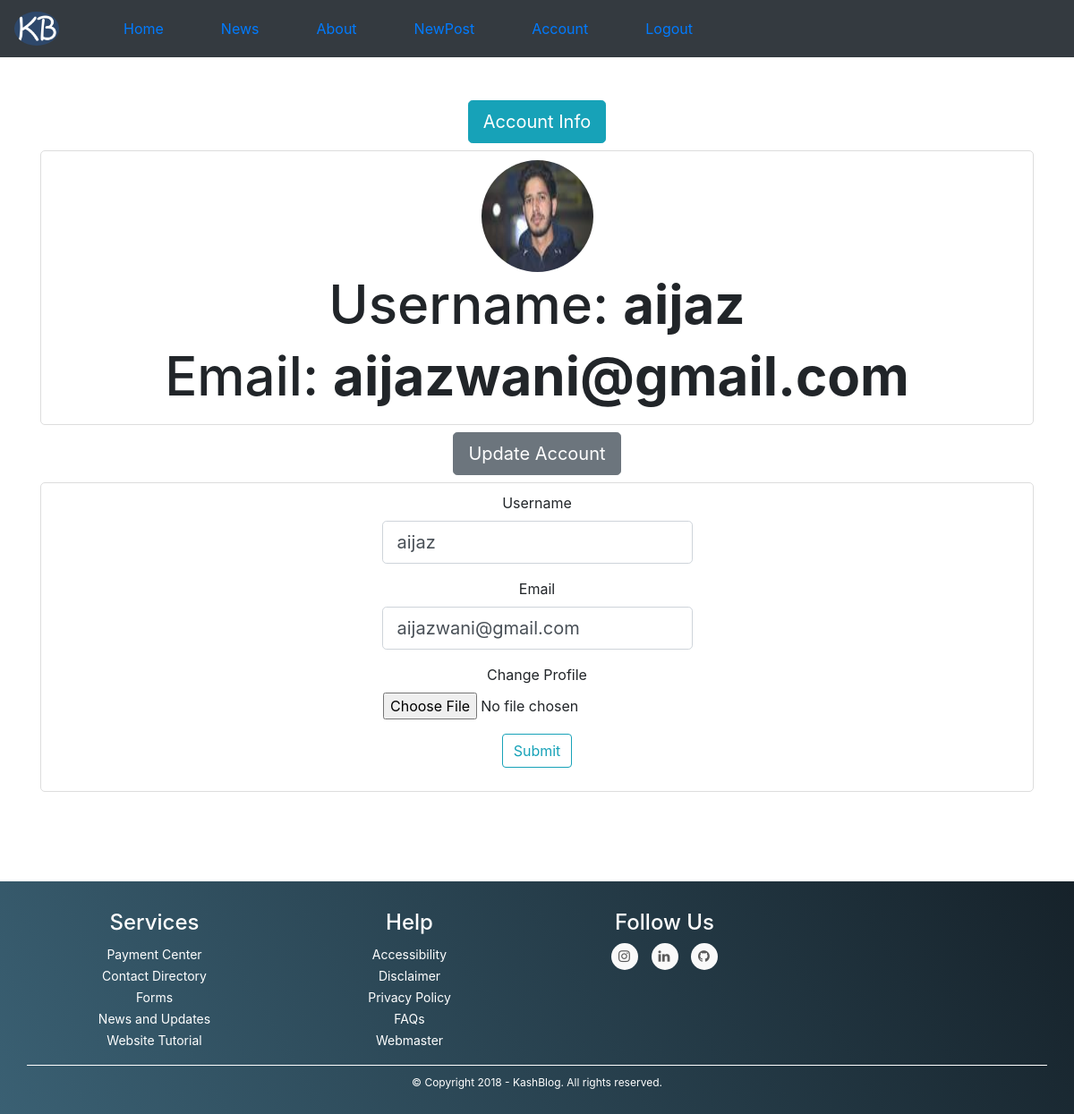
The page /account (signed in) on the database its author committed.
### Main/models.py (models this page shows, shortened)
class User(db.Model,UserMixin):
	id = db.Column(db.Integer,primary_key=True)
	username = db.Column(db.String(20),unique=True, nullable= False)
	email = db.Column(db.String(120),unique=True,nullable=False)
	image_file = db.Column(db.String(20),nullable=False,default= 'default.jpg')
	password = db.Column(db.String(30),nullable=False)
	posts = db.relationship('Post',backref='author',lazy=True)
	liked = db.relationship('PostLike',foreign_keys='PostLike.user_id',backref='user',lazy='dynamic')
	disliked = db.relationship('PostDisLike',foreign_keys='PostDisLike.user_id', backref='user', lazy='dynamic')

### Main/users/routes.py (the view)
@users.route('/account',methods=['GET','POST'])
@login_required
def account():
	form = UpdateAccountForm()
	if form.validate_on_submit():
		if form.picture.data:
			picture_file = SavePicture(form.picture.data)
			current_user.image_file = picture_file
		current_user.username = form.username.data
		current_user.email = form.email.data
		db.session.commit()
		flash(f"Your Account Has Been Updated",'success')
		return redirect(url_for('users.account'))
	elif request.method == 'GET':
		form.username.data = current_user.username
		form.email.data = current_user.email
	image_file = url_for('static',filename='Profile-pics/'+current_user.image_file)
	return render_template('account.html',image_file=image_file,form=form)

### Main/users/forms.py (shortened to what this page needs)
class UpdateAccountForm(FlaskForm):
	username = StringField('Username',validators=[DataRequired(),Length(min=2,max=20)])
	email = StringField('Email',validators=[DataRequired(),Email()])
	picture = FileField('Change Profile', validators=[FileAllowed(['jpg','png'])])
	submit = SubmitField('Submit')

### Main/models.py (called while the page is built)
@login_manager.user_loader
def load_user(user_id):
	return User.query.get(int(user_id))

### Main/templates/account.html (shortened to what this page needs)
{%extends "layout.html"%}
{%block content%}
	<div class="text-center">
		<button type="button" class=" btn btn-info btn-lg mb-2">Account Info</button>
	</div>
	<div class="container content-section">
		<img class="rounded-circle account-img" src="{{url_for('static',filename='Profile-pics/'+current_user.image_file)}}" alt="">
			<h3 style="font-size: 5vw">Username:
				<strong >{{current_user.username}}
				</strong>
			</h3>
			<h3 style="font-size: 5vw">Email:
				<strong >{{current_user.email}}</strong>
			</h3>
	</div>
	<div class="text-center mt-2">
		<button type="button" class=" btn btn-secondary btn-lg mb-2">Update Account</button>
	</div>
	<div class="content-section">
		<form method="POST" action="" enctype="multipart/form-data">
			<div class="form-group row justify-content-center  text-center">
				<div class="col-xs-6">
					{{form.username.label(class="form-control-label")}}
					{%if form.username.errors%}
						{{form.username(class="form-control form-control-lg is-invalid")}}
						<div class="invalid-feedback">
							{%for error in form.username.errors%}
								<span>{{error}}</span>
							{%endfor%}
						</div>
					{%else%}
						{{form.username(class="form-control form-control-lg")}}
					{%endif%}
				</div>
			</div>
			<div class="form-group row justify-content-center text-center">
				<div class="col-xs-6">
					{{form.email.label(class="form-control-label")}}
					{%if form.email.errors%}
						{{form.email(class="form-control form-control-lg is-invalid")}}
						<div class="invalid-feedback">
							{%for error in form.email.errors%}
								<span>{{error}}</span>
							{%endfor%}
						</div>
					{%else%}
						{{form.email(class="form-control form-control-lg")}}
					{%endif%}
				</div>
			</div>
			<div class="form-group row justify-content-center text-center">
				<div class="col-xs-6">
					{{form.picture.label()}}
					{{form.picture(class="form-control-file")}}
				</div>
			</div>
			<div class="form-group">
				{{form.submit(class="btn btn-outline-info")}}
			</div>
		</form>
	</div>
{%endblock content%}

### Main/static/main.css (style rules this page uses)
body { font-family: 'Lato', sans-serif; }
.content-section { text-align: center; background-color: #ffff; padding: 10px 20px; border: 1px solid #dddddd; border-radius: 5px; }
.account-img { height: 125px; width: 125px; }

### rows shown on the page
User: image_file (picture), username "aijaz", email "aijazwani@gmail.com"
